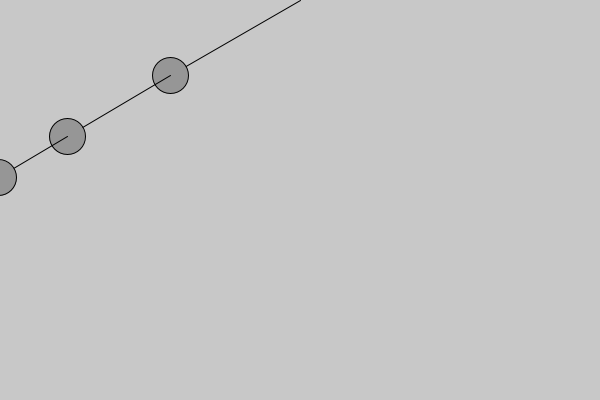
Frame 1 (no input)
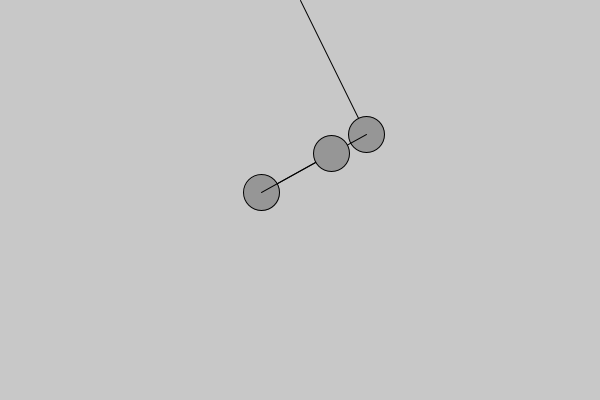
Frame 60 (the mouse pressed at the canvas centre just before this capture)
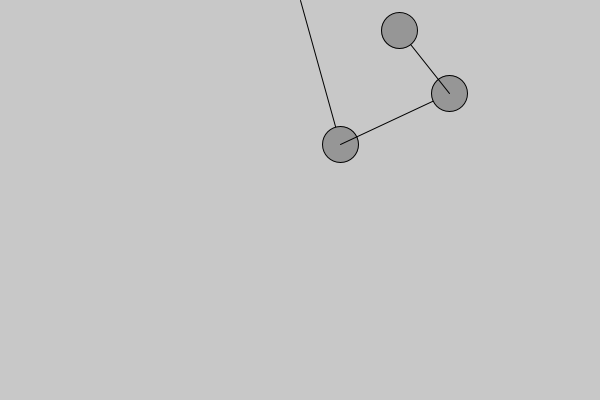
Frame 120 (the mouse held since frame 60 and released just before this capture)

The Processing sketch that drew these frames (run headless with seeded random() and noise(); from frame 60 on, the mouse is pressed at the canvas centre):

// Processing sketch: IV_2_Pendulum_Simulation
// ── IV_2_Pendulum_Simulation.pde
Pendulum p1, p2, p3;

void setup() {
  size(600, 400);
  p1 = new Pendulum(150);
  p2 = new Pendulum(120);
  p3 = new Pendulum(80);
}

void draw() {
  background(200);
  p1.update();
  p1.display();
  p2.moveBeggining(p1.getEnd());
  p2.update(p1.angAcc);
  p2.display();
  p3.moveBeggining(p2.getEnd());
  p3.update(p2.angAcc);
  p3.display();
}
// ── Pendulum.pde
class Pendulum {
  PVector beg;
  
  float r;
  float ang;
  float angVel;
  float angAcc;
  //float mass;
  
  Pendulum() {
    beg = new PVector(width/2, 0);
    r = 180;
    ang = -PI/3;
    angVel = 0;
    angAcc = 0;
  }
  
  Pendulum(float r) {
    beg = new PVector(width/2, 0);
    this.r = r;
    ang = -PI/3;
    angVel = 0;
    angAcc = 0;
  }
  
  void moveBeggining(PVector beg) {
    this.beg = beg.copy();
  }
  
  void update() {
    float gravity = 0.8, damping = 0.991;
    angAcc = (-gravity/r)*sin(ang);
    angVel += angAcc;
    angVel *= damping;
    ang += angVel;
  }
  
   void update(float angAcc1) {
    float gravity = 0.8, damping = 0.991;
    angAcc = angAcc1 + (-gravity/r)*sin(ang);
    angVel += angAcc;
    angVel *= damping;
    ang += angVel;
  }
  
  PVector getEnd() {
    return new PVector(beg.x + r*sin(ang), beg.y + r*cos(ang));
  }
  
  void display() {  
    fill(150);
    PVector end = getEnd();
    line(beg.x, beg.y, end.x, end.y);
    ellipse(end.x, end.y, 36, 36);
  }
}
